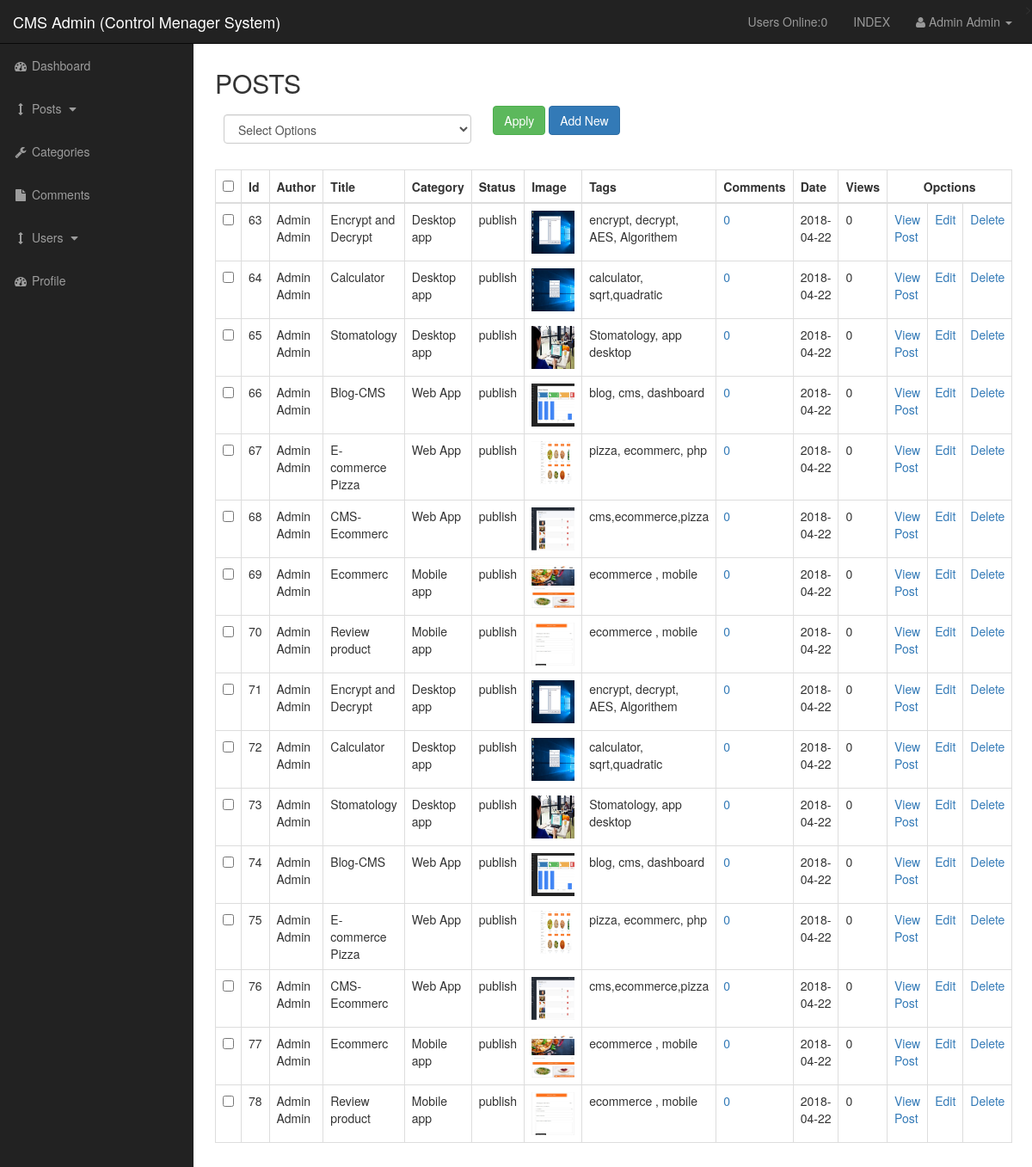
Screenshot of /admin/posts.php (signed in) with the database file from the repository.
### tables this page shows
CREATE TABLE `posts` (
  `post_id` int(6) NOT NULL,
  `post_category_id` int(3) NOT NULL,
  `post_title` varchar(255) NOT NULL,
  `post_author` varchar(255) NOT NULL,
  `post_date` date NOT NULL,
  `post_image` text NOT NULL,
  `post_content` text NOT NULL,
  `post_tags` varchar(255) NOT NULL,
  `post_comment_count` int(11) NOT NULL,
  `post_status` varchar(255) NOT NULL DEFAULT 'draft',
  `post_views_count` int(11) NOT NULL
);

CREATE TABLE `categories` (
  `cat_id` int(3) NOT NULL,
  `cat_title` varchar(255) NOT NULL
);

### admin/functions.php (the view, shortened to what this page needs)
<?php
      function show_all_posts(){
           global $connection;
           $query = "SELECT * FROM posts";
           $select_posts_query = mysqli_query($connection,$query);
                while($row = mysqli_fetch_assoc($select_posts_query)){
                    $post_id = $row['post_id'];
                    $post_author = $row['post_author'];
                    $post_title = $row['post_title'];
                    $post_category_id = $row['post_category_id'];
                    $post_status = $row['post_status'];
                    $post_image = $row['post_image'];
                    $post_tags = $row['post_tags'];
                    $post_comment_count = $row['post_comment_count'];
                    $post_date = $row['post_date'];
                    $post_views_count = $row['post_views_count'];
                    $query_categoris = "SELECT * FROM categories where cat_id = $post_category_id";
                    $select_category = mysqli_query($connection,$query_categoris);
                    while($row = mysqli_fetch_assoc($select_category)){
                         $post_category_name = $row['cat_title'];
                     }
                        echo "<tr>
                            <td><input class='checkBoxes' type='checkbox' name='checkboxArray[]'value='{$post_id}' id='myCheck'></td>
                            <td>{$post_id}</td>
                            <td>{$post_author}</td>
                            <td>{$post_title}</td>
                            <td>{$post_category_name}</td>
                            <td>{$post_status}</td>
                            <td><img  width='50' height='50' src ='../images/$post_image' alt='missing the picture'></td>
                            <td>{$post_tags}</td>
                            <td><a href='comments.php?id_c={$post_id}'>{$post_comment_count}</a></td>
                            <td>{$post_date}</td>
                            <td>{$post_views_count}</td>
                            <td><a a href='../post.php?p_id=$post_id'>View Post</a></td>
                            <td><a href='posts.php?source=edit_posts&p_id={$post_id}&c_id={$post_category_id}'>Edit</a></td>
                            <td><a onClick=\"javascript:return confirm('A jeni i sigurt qe deshironi ta fshini postin pas fshirjes nuk ka me kthim te shenimeve');\" href='posts.php?delete={$post_id}'>Delete</a></td>
                        </tr>";
                    }
            }
?>

### admin/css/sb-admin.css (style rules this page uses)
body { margin-top: 100px; background-color: #222; }
@media (min-width:768px) { body { margin-top: 50px; } }

### rows the page displays
posts: post_id "63", post_author "Admin Admin", post_title "Encrypt and Decrypt", categories.cat_title "Desktop app", post_status "publish", post_image (picture), post_tags "encrypt, decrypt, AES, Algorithem", post_comment_count "0", post_date "2018-04-22", post_views_count "0"
posts: post_id "64", post_author "Admin Admin", post_title "Calculator", categories.cat_title "Desktop app", post_status "publish", post_image (picture), post_tags "calculator, sqrt,quadratic", post_comment_count "0", post_date "2018-04-22", post_views_count "0"
posts: post_id "65", post_author "Admin Admin", post_title "Stomatology", categories.cat_title "Desktop app", post_status "publish", post_image (picture), post_tags "Stomatology, app desktop", post_comment_count "0", post_date "2018-04-22", post_views_count "0"
posts: post_id "66", post_author "Admin Admin", post_title "Blog-CMS", categories.cat_title "Web App", post_status "publish", post_image (picture), post_tags "blog, cms, dashboard", post_comment_count "0", post_date "2018-04-22", post_views_count "0"
posts: post_id "67", post_author "Admin Admin", post_title "E-commerce Pizza", categories.cat_title "Web App", post_status "publish", post_image (picture), post_tags "pizza, ecommerc, php", post_comment_count "0", post_date "2018-04-22", post_views_count "0"
posts: post_id "68", post_author "Admin Admin", post_title "CMS-Ecommerc", categories.cat_title "Web App", post_status "publish", post_image (picture), post_tags "cms,ecommerce,pizza", post_comment_count "0", post_date "2018-04-22", post_views_count "0"
posts: post_id "69", post_author "Admin Admin", post_title "Ecommerc", categories.cat_title "Mobile app", post_status "publish", post_image (picture), post_tags "ecommerce , mobile", post_comment_count "0", post_date "2018-04-22", post_views_count "0"
posts: post_id "70", post_author "Admin Admin", post_title "Review product", categories.cat_title "Mobile app", post_status "publish", post_image (picture), post_tags "ecommerce , mobile", post_comment_count "0", post_date "2018-04-22", post_views_count "0"
posts: post_id "71", post_author "Admin Admin", post_title "Encrypt and Decrypt", categories.cat_title "Desktop app", post_status "publish", post_image (picture), post_tags "encrypt, decrypt, AES, Algorithem", post_comment_count "0", post_date "2018-04-22", post_views_count "0"
posts: post_id "72", post_author "Admin Admin", post_title "Calculator", categories.cat_title "Desktop app", post_status "publish", post_image (picture), post_tags "calculator, sqrt,quadratic", post_comment_count "0", post_date "2018-04-22", post_views_count "0"
posts: post_id "73", post_author "Admin Admin", post_title "Stomatology", categories.cat_title "Desktop app", post_status "publish", post_image (picture), post_tags "Stomatology, app desktop", post_comment_count "0", post_date "2018-04-22", post_views_count "0"
posts: post_id "74", post_author "Admin Admin", post_title "Blog-CMS", categories.cat_title "Web App", post_status "publish", post_image (picture), post_tags "blog, cms, dashboard", post_comment_count "0", post_date "2018-04-22", post_views_count "0"
posts: post_id "75", post_author "Admin Admin", post_title "E-commerce Pizza", categories.cat_title "Web App", post_status "publish", post_image (picture), post_tags "pizza, ecommerc, php", post_comment_count "0", post_date "2018-04-22", post_views_count "0"
posts: post_id "76", post_author "Admin Admin", post_title "CMS-Ecommerc", categories.cat_title "Web App", post_status "publish", post_image (picture), post_tags "cms,ecommerce,pizza", post_comment_count "0", post_date "2018-04-22", post_views_count "0"
posts: post_id "77", post_author "Admin Admin", post_title "Ecommerc", categories.cat_title "Mobile app", post_status "publish", post_image (picture), post_tags "ecommerce , mobile", post_comment_count "0", post_date "2018-04-22", post_views_count "0"
posts: post_id "78", post_author "Admin Admin", post_title "Review product", categories.cat_title "Mobile app", post_status "publish", post_image (picture), post_tags "ecommerce , mobile", post_comment_count "0", post_date "2018-04-22", post_views_count "0"

### other values shown
users_online() "0"
$_SESSION['firstname'] "Admin"
$_SESSION['lastname'] "Admin"
